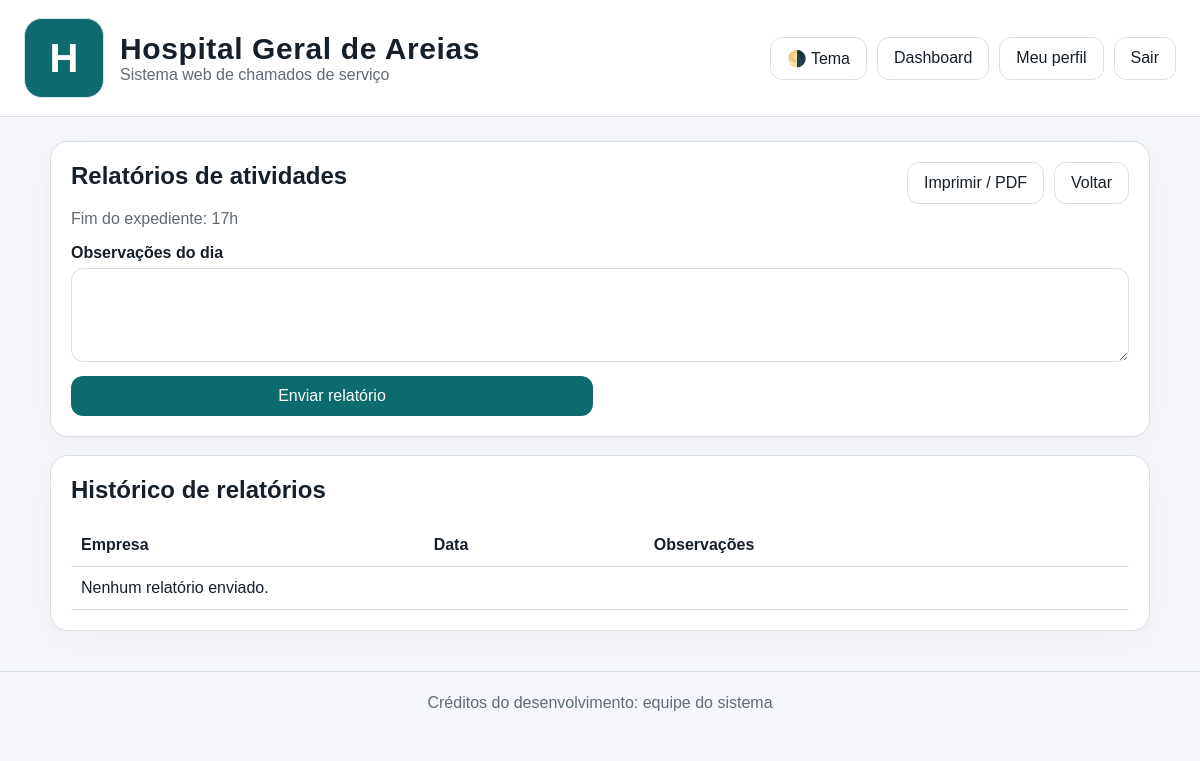
The app's page /reports (signed in) with its own data.
### tables this page shows
CREATE TABLE settings (
                key text primary key,
                value text not null
            );

### app.py (the view, shortened to what this page needs)
    @app.route("/reports", methods=["GET", "POST"])
    @login_required
    def reports_view():
        user = current_user()
        selected_company = request.args.get("company_id", "")
        reports = []
        pending_companies = []
        if user["role"] == "company":
            reports = query_all(
                "select r.*, c.name as company_name from reports r join companies c on c.id = r.company_id where r.company_id = ? order by r.id desc",
                (user["company_id"],),
            )
        return render_template(
            "reports.html",
            reports=reports,
            pending_companies=pending_companies,
            selected_company=selected_company,
        )

### templates/reports.html (shortened to what this page needs)
{% extends 'base.html' %}
{% block content %}
<section class="card">
  <div class="dashboard-head">
    <div>
      <h1>Relatórios de atividades</h1>
      <p class="muted">Fim do expediente: {{ '%02d'|format(end_of_day_hour) }}h</p>
    </div>
    <div class="toolbar">
      <button class="btn btn-outline" onclick="window.print()">Imprimir / PDF</button>
      <a class="btn btn-outline" href="{{ url_for('dashboard') }}">Voltar</a>
    </div>
  </div>
  {% if session_user.role == 'company' %}
  <form method="post" class="form-grid">
    <label class="full">Observações do dia<textarea name="notes" rows="4"></textarea></label>
    <button class="btn">Enviar relatório</button>
  </form>
  {% endif %}
</section>
<section class="card">
  <h2>Histórico de relatórios</h2>
  <table>
    <thead><tr><th>Empresa</th><th>Data</th><th>Observações</th></tr></thead>
    <tbody>
      {% for report in reports %}
      <tr><td>{{ report.company_name }}</td><td>{{ fmt(report.created_at) }}</td><td>{{ report.notes }}</td></tr>
      {% else %}
      <tr><td colspan="3">Nenhum relatório enviado.</td></tr>
      {% endfor %}
    </tbody>
  </table>
</section>
{% endblock %}

### templates/base.html (shortened to what this page needs)
<!doctype html>
<html lang="pt-BR" data-theme="{{ default_theme }}">
<head>
  <link rel="stylesheet" href="{{ url_for('static', filename='style.css') }}">
</head>
<body>
<header class="topbar">
  <div class="brand-wrap">
    {% if logo_path %}
      <img src="{{ url_for('static', filename=logo_path) }}" alt="Logomarca" class="brand-logo">
    {% else %}
      <div class="brand-logo brand-logo-placeholder">H</div>
    {% endif %}
    <div>
      <div class="brand-title">{{ hospital_name }}</div>
      <div class="brand-subtitle">Sistema web de chamados de serviço</div>
    </div>
  </div>
  <div class="top-actions">
    <button type="button" id="theme-toggle" class="btn btn-outline">🌗 Tema</button>
    {% if session_user %}
      <a class="btn btn-outline" href="{{ url_for('dashboard') }}">Dashboard</a>
      <a class="btn btn-outline" href="{{ url_for('profile') }}">Meu perfil</a>
      <a class="btn btn-outline" href="{{ url_for('logout') }}">Sair</a>
    {% else %}
      <a class="btn btn-outline" href="{{ url_for('login') }}">Entrar</a>
    {% endif %}
  </div>
</header>
<main class="container">
  {% block content %}{% endblock %}
</main>
<footer class="footer">{{ credits }}</footer>
</body>
</html>

### static/style.css (style rules this page uses)
:root { --bg: #f5f7fb; --card: #ffffff; --text: #16202a; --muted: #5f6b76; --line: #d8e0e8; --brand: #0d6b6f; --brand-2: #0b5255; --danger: #b42318; --success: #0f8b4c; }
* { box-sizing: border-box; }
body { margin: 0; font-family: Arial, Helvetica, sans-serif; background: var(--bg); color: var(--text); }
a { color: inherit; text-decoration: none; }
.container { width: min(1100px, calc(100% - 32px)); margin: 24px auto 40px; }
.topbar { display: flex; justify-content: space-between; align-items: center; gap: 16px; padding: 18px 24px; background: var(--card); border-bottom: 1px solid var(--line); }
.brand-wrap { display: flex; align-items: center; gap: 16px; }
.brand-logo { width: 80px; height: 80px; object-fit: contain; border-radius: 18px; background: #fff; border: 1px solid var(--line); }
.brand-logo-placeholder { display:flex;align-items:center;justify-content:center;font-size:40px;font-weight:700;background:var(--brand);color:#fff; }
.brand-title { font-size: 30px; font-weight: 800; letter-spacing: .02em; }
.brand-subtitle { color: var(--muted); }
.top-actions, .toolbar { display: flex; gap: 10px; flex-wrap: wrap; }
.card { background: var(--card); border: 1px solid var(--line); border-radius: 18px; padding: 20px; box-shadow: 0 8px 28px rgba(0,0,0,.04); margin-bottom: 18px; }
.hero h1, .card h1, .card h2 { margin-top: 0; }
.form-grid { display: grid; grid-template-columns: 1fr 1fr; gap: 14px; }
.form-grid .full { grid-column: 1 / -1; }
label { display: grid; gap: 6px; font-weight: 600; }
input, select, textarea, button { font: inherit; }
input, select, textarea { width: 100%; padding: 10px 12px; border-radius: 12px; border: 1px solid var(--line); background: transparent; color: var(--text); }
.btn { background: var(--brand); color: #fff; border: 0; padding: 11px 16px; border-radius: 12px; cursor: pointer; }
.btn-outline { background: transparent; color: var(--text); border: 1px solid var(--line); }
.stat span, .muted { color: var(--muted); }
.dashboard-head { display: flex; justify-content: space-between; align-items: flex-start; gap: 16px; }
table { width: 100%; border-collapse: collapse; }
th, td { text-align: left; padding: 12px 10px; border-bottom: 1px solid var(--line); vertical-align: top; }
.footer { padding: 22px; text-align: center; color: var(--muted); border-top: 1px solid var(--line); }

### records on screen
settings: value "Hospital Geral de Areias"
settings: value "Créditos do desenvolvimento: equipe do sistema"

### other values on screen
{{ '%02d'|format(end_of_day_hour) }} "17"
